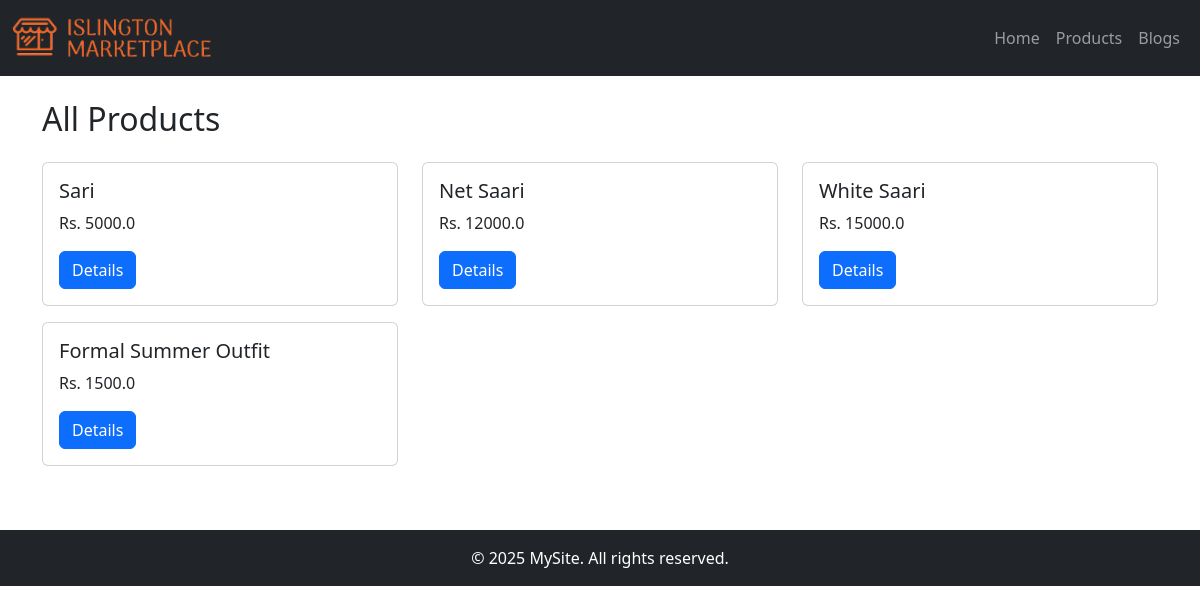
Screenshot of /products/ with the database file from the repository.
### sitesetting/models.py (models this page shows, shortened)
class SiteSetting(models.Model):
    site_title = models.CharField(max_length=200, default="MarketPlace")
    meta_description = models.TextField(blank=True, null=True)
    meta_keywords = models.CharField(max_length=255, blank=True, null=True)
    logo = models.ImageField(upload_to="photos/logos/", blank=True, null=True)
    favicon = models.ImageField(upload_to="photos/favicons/", blank=True, null=True)
    class Meta:
        verbose_name = "Site Setting"
        verbose_name_plural = "Site Setting"

### products/models.py (models this page shows, shortened)
class Product(models.Model):
    name = models.CharField(max_length=100)
    price = models.FloatField()
    slug = models.SlugField(blank=True, null=True)
    description = models.TextField()
    stock = models.IntegerField(default=1)
    status = models.BooleanField(default=0)
    category = models.ForeignKey(Category, on_delete=models.CASCADE)
    created_at = models.DateTimeField(default=timezone.now)
    product_image = models.ImageField(upload_to='photos/products', blank=True)

### products/views.py (the view)
# urls.py: path('products/', include('products.urls')), #includes the urls of products app
def products(request):
   all_products = Product.objects.all()
   return render(request, 'products/products1.html', {'products': all_products})

### pages/context_processors.py (called while the page is built)
def pages_links(request):
    pages = Page.objects.all()
    return {'pages': pages}

### sitesetting/context_processors.py (called while the page is built)
def site_settings(request):
    setting = SiteSetting.objects.first()
    return {'site_setting': setting}

### templates copy/products/products1.html
{% extends 'master/base1.html' %}
{% block content %}
<h2 class="mb-4">All Products</h2>
<div class="row">
  {% for product in products %}
    <div class="col-md-4 mb-3">
      <div class="card">
        <div class="card-body">
          <h5 class="card-title">{{ product.name }}</h5>
          <p class="card-text">Rs. {{ product.price }}</p>
          <a href="{% url 'product_detail' product.pk %}" class="btn btn-primary">Details</a>
        </div>
      </div>
    </div>
  {% endfor %}
</div>
{% endblock %}

### templates copy/includes/header1.html (shortened to what this page needs)
{% load static %}
<nav class="navbar navbar-expand-lg navbar-dark bg-dark">
  <div class="container-fluid">
    <a class="navbar-brand" href="{% url 'home' %}">
      {% if site_setting.logo %}
        <img src="{{ site_setting.logo.url }}" alt="logo"
        style="max-height: 50px; width: auto;" class="d-inline-block align-middle">
      {% endif %}
    </a>
    <div class="collapse navbar-collapse" id="navbarNav">
      <ul class="navbar-nav ms-auto">
        <li class="nav-item">
          <a class="nav-link" href="{% url 'home' %}">Home</a>
        </li>
        <li class="nav-item">
          <a class="nav-link" href="{% url 'products' %}">Products</a>
        </li>
        <li class="nav-item">
          <a class="nav-link" href="{% url 'blog_list' %}">Blogs</a>
        </li>
      </ul>
    </div>
  </div>
</nav>

### rows the page displays
SiteSetting: logo (picture)
Product: name "Sari", price "5000.0"
Product: name "Net Saari", price "12000.0"
Product: name "White Saari", price "15000.0"
Product: name "Formal Summer Outfit", price "1500.0"
